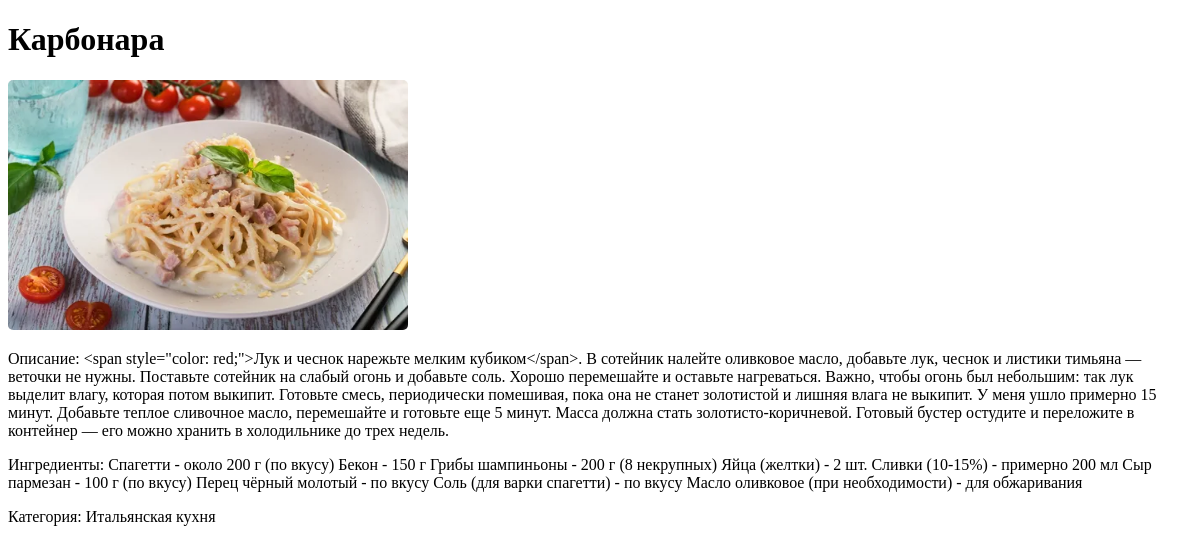
The app's page /recipes/4/, older data.
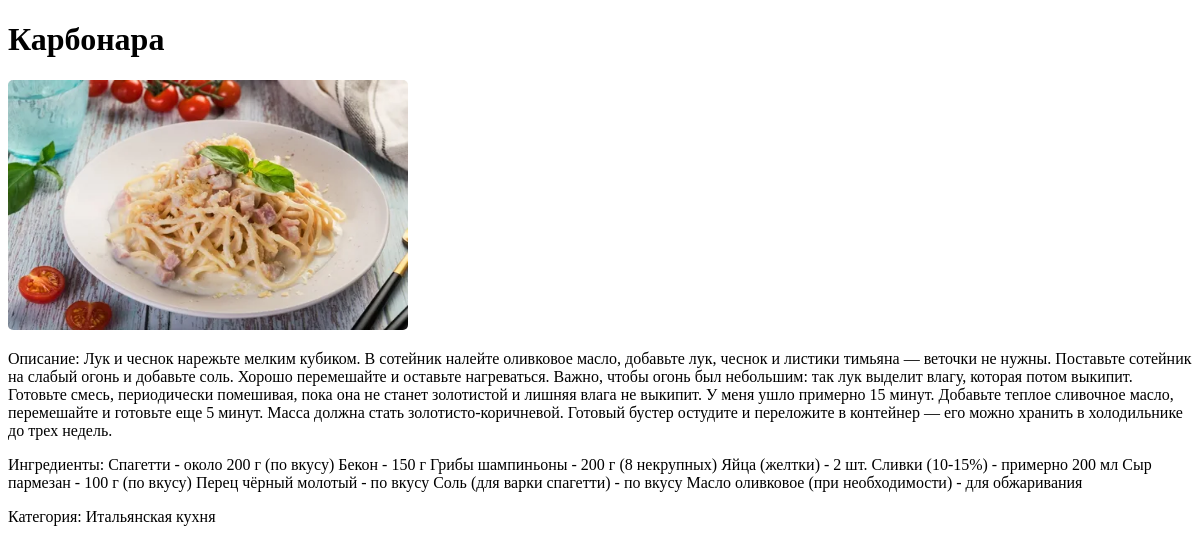
The same page, newer data.
### app/models.py (models this page shows, shortened)
class Recipe(models.Model):
    title = models.CharField(max_length=255)
    content = models.TextField(blank=True)
    ingredients = models.TextField()
    category = models.ForeignKey('Category', on_delete=models.CASCADE, related_name='recipes')
    time_create = models.DateTimeField(auto_now_add=True)
    image = models.ImageField(upload_to='images/', blank=True, null=True)
    class Meta:
        verbose_name = 'Блюдо'
        verbose_name_plural = 'Блюда'

class Category(models.Model):
    name = models.CharField(max_length=255, default='Без категории')
    description = models.TextField()
    class Meta:
        verbose_name = 'Категория'
        verbose_name_plural = 'Категории'
    def __str__(self):
        return self.name

### app/views.py (the view)
# urls.py: path('recipes/<int:pk>/', RecipeDetailView.as_view(), name="recipe_detail"),
class RecipeDetailView(DetailView):
    model = Recipe
    template_name = 'app/recipe.html'
    context_object_name = 'recipe'
    queryset = Recipe.objects.all()

### app/templates/app/recipe.html
{% extends 'app/index.html' %}
{% block content %}
<h1>{{ recipe.title }}</h1>
{% if recipe.image %}
<img src="{{ recipe.image.url }}" style="width: 400px; height: 250px; border-radius: 5px;">
{% endif %}
<p>Описание: {{ recipe.content }}</p>
<p>Ингредиенты: {{ recipe.ingredients }}</p>
<p>Категория: {{ recipe.category }}</p>
{% endblock content %}

Row changes from the older to the newer data that the page shows:
changed Recipe "Карбонара": content "<span style=\"color: red;\">Лук и чеснок нарежьте мелким кубиком</span>. В сотейник налейте оливковое…" → "Лук и чеснок нарежьте мелким кубиком. В сотейник налейте оливковое…"
